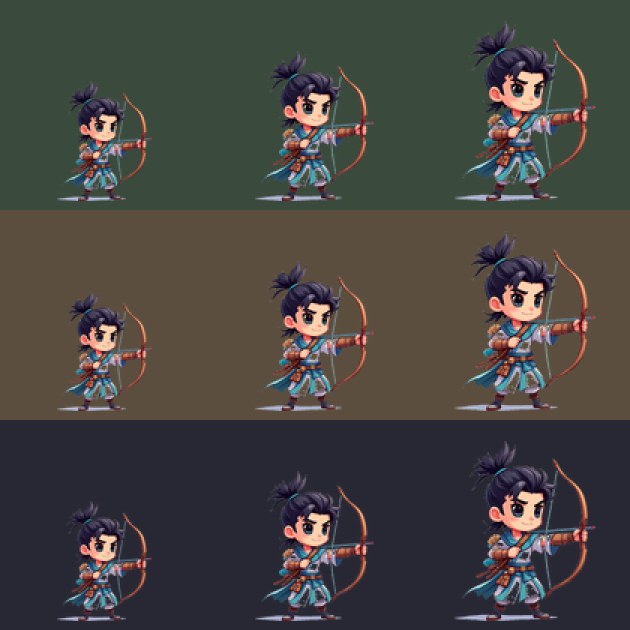
#> input picture art/hero/scale_test/ref_scale.png, 1260 x 1260 px, given in place of v3_scale.png.png, which was not available (shown at 1/2 size)
$ python cover_final.py ../art/hero/scale_test ../art/hero/scale_test/v3_scale.png
#> lines starting #> are read from the running program, lines starting #| are printed output that depends on the picture; pictures that were not available may be replaced by others from this repository, and a replacement may not be noted
#> in main, logo is the input picture: PIL image 1260x1260 RGBA; mean R, G, B, A 71.3, 68.9, 65.1, 255
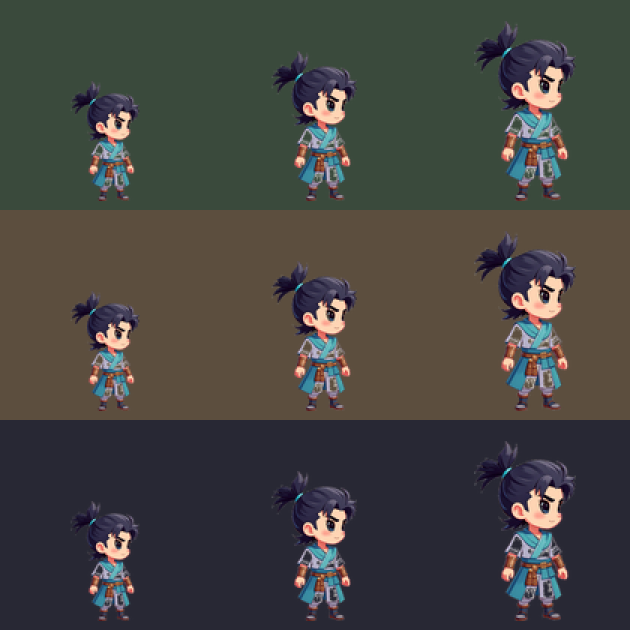
#> input picture art/hero/scale_test/v3_scale.png, 1260 x 1260 px, given in place of cover_key_landscape.png, which was not available (shown at 1/2 size)
"""Finishes the store covers: crops each cover to its store size and lays the logo over it.
usage: python cover_final.py <store dir> [en|zh]
Reads <store dir>/cover_key_{landscape,portrait,square}.png (art/store/README.md) and
logo_<lang>.png, writes <store dir>/final/<lang>_{landscape,portrait,square}.png (docs/store.md
"Images"), and the WeChat share card client/wechat/share/<lang>.jpg (5:4, cut from the painted
landscape cover cover_landscape.png)."""
import sys
from pathlib import Path

from PIL import Image

# name: store size, crop focus (fraction of width, height kept in view), logo (centre x, centre y,
# width) as fractions of the final picture, or None. Only the landscape cover, shown big on the game
# page, carries the logo: on the small grid thumbnails it would be unreadable and cover the horde,
# and the portal prints the title next to them anyway.
LOGO_LANDSCAPE = (0.86, 0.12, 0.2)
COVERS = {
    "landscape": ((1920, 1080), (0.5, 0.5), LOGO_LANDSCAPE),
    "portrait": ((800, 1200), (0.5, 0.5), None),
    "square": ((800, 800), (0.5, 0.5), None),
}
# the card a WeChat share shows: 5:4 at 500x400, a JPEG to stay light in the main package
SHARE = ((500, 400), (0.44, 0.5), (0.5, 0.15, 0.42))
SHARE_DIR = Path(__file__).resolve().parent.parent / "client" / "wechat" / "share"


def fit(im, size, focus):
    """Scales im to cover size, cropping the overflow around focus."""
#> called with size = (1920, 1080), focus = (0.5, 0.5)
    w, h = size
#> w = 1920; h = 1080
    k = max(w / im.width, h / im.height)
#> k = 1.52
    im = im.resize((round(im.width * k), round(im.height * k)), Image.LANCZOS)
    x = min(max(round(im.width * focus[0] - w / 2), 0), im.width - w)
#> x = 0
    y = min(max(round(im.height * focus[1] - h / 2), 0), im.height - h)
#> y = 420
    return im.crop((x, y, x + w, y + h))
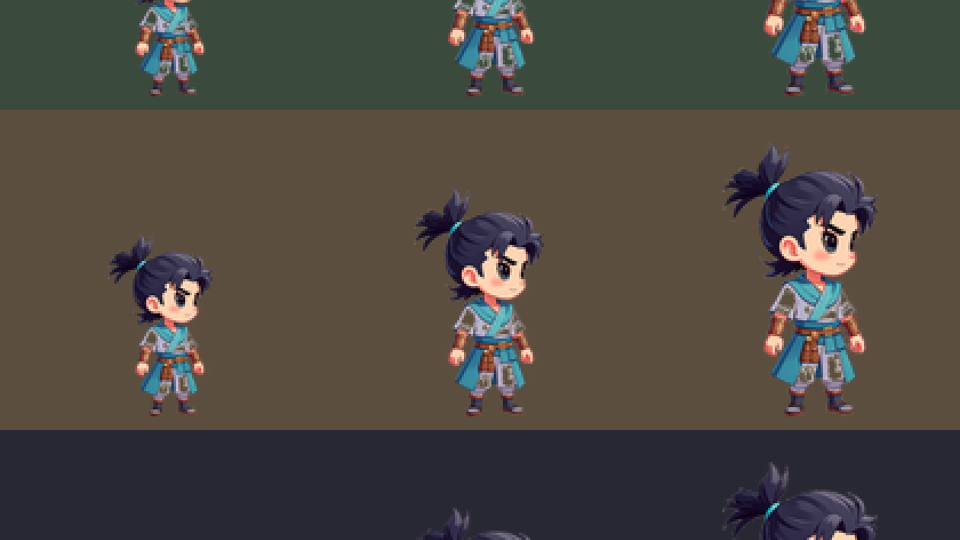
#> returned value: PIL image 1920x1080 RGBA (shown at 1/2 size); mean R, G, B, A 77.6, 72.4, 65.5, 255


def main():
    store = Path(sys.argv[1])
    lang = sys.argv[2] if len(sys.argv) > 2 else "en"
    logo = Image.open(store / f"logo_{lang}.png").convert("RGBA")
    out = store / "final"
    out.mkdir(exist_ok=True)
    for name, (size, focus, place) in COVERS.items():
        page = cover(store / f"cover_key_{name}.png", logo, size, focus, place)
        page.save(out / f"{lang}_{name}.png", optimize=True)
        print(out / f"{lang}_{name}.png", size)
    SHARE_DIR.mkdir(exist_ok=True)
    size, focus, place = SHARE
    cover(store / "cover_landscape.png", logo, size, focus, place).save(SHARE_DIR / f"{lang}.jpg", quality=82, optimize=True)
    print(SHARE_DIR / f"{lang}.jpg", size)


def cover(path, logo, size, focus, place):
    """The cover cut to size, with the logo laid over it (if place is not None)."""
    page = fit(Image.open(path).convert("RGBA"), size, focus)
    if place is None:
        return page.convert("RGB")
    lx, ly, lw = place
    k = lw * size[0] / logo.width
#> k = 0.305
    mark = logo.resize((round(logo.width * k), round(logo.height * k)), Image.LANCZOS)
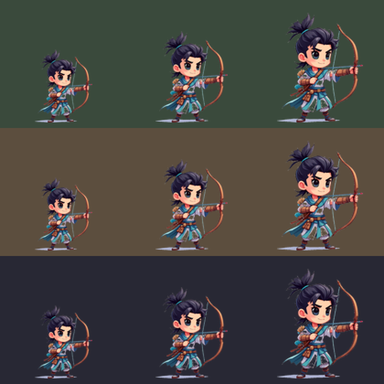
#> mark: PIL image 384x384 RGBA; mean R, G, B, A 71.3, 68.9, 65.1, 255
    page.alpha_composite(mark, (round(lx * size[0] - mark.width / 2), round(ly * size[1] - mark.height / 2)))
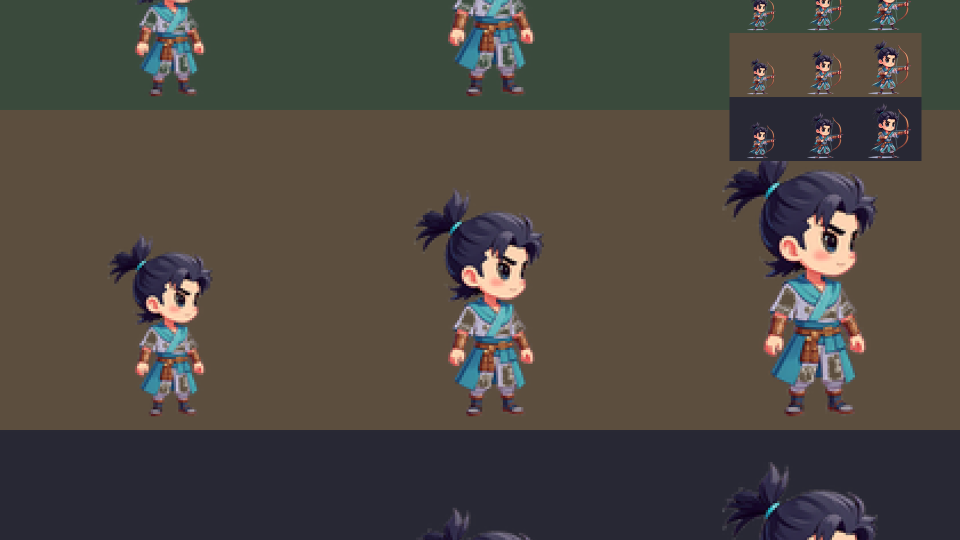
#> page: PIL image 1920x1080 RGBA (shown at 1/2 size); mean R, G, B, A 77.2, 71.6, 65.1, 255
    return page.convert("RGB")
#> returned value: PIL image 1920x1080 RGB


if __name__ == "__main__":
#> (the run stopped early here; a loop or call above may not have finished)
